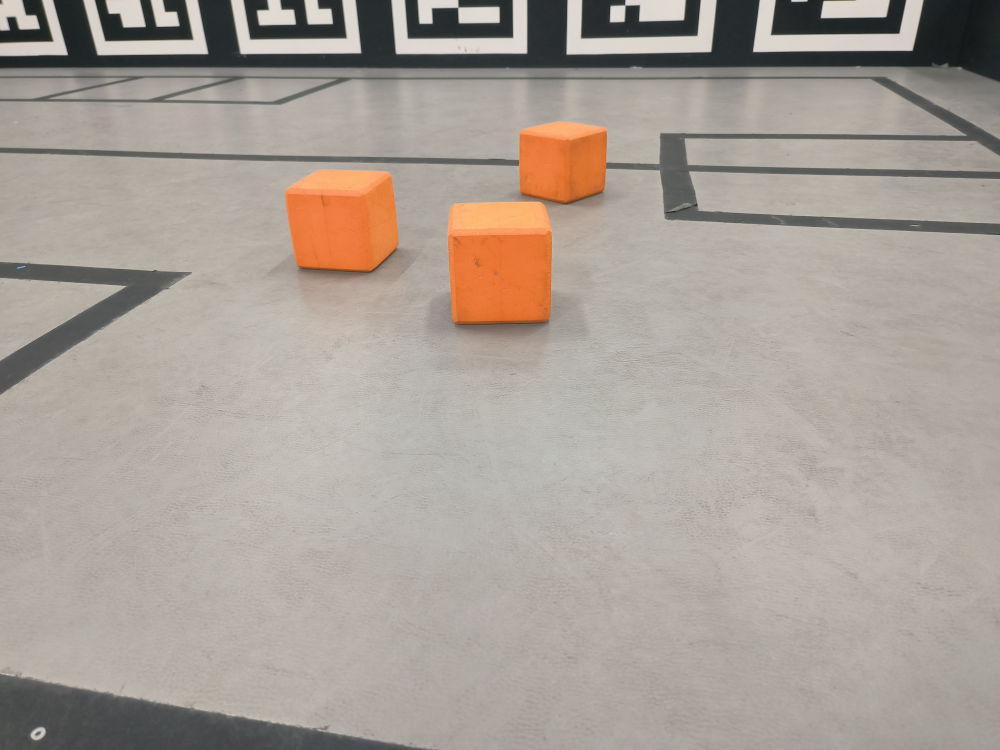
#> input picture robogame/image.jpg, 4000 x 3000 px, given in place of the camera (shown at 1/4 size)
$ python 'gdhsyyds copy.py'
#> lines starting #> are read from the running program, lines starting #| are printed output that depends on the picture; after the words box and inside, x2 and y2 are one past the last pixel; in counts of white or black regions, pixels touching at a corner belong together
import cv2
import numpy as np
import time
import serial
import random
# import binascii

CAMERA_FOCAL_LENGTH = 800  # 像素焦距
REAL_BLOCK_SIZE = 10  # 方块的真实大小，单位为厘米

AIM_FAILED = 0
AIM_SUCCEED = 1

INVOLVE_TIME = 2  # 方块进入车内的时间，单位s
FIRE_TIME = 2  # 发射时间，单位s

LOCAL_0 = 150
SPEED_LR_M = 0.5 # 左右中速移动速度，单位为cm/s

REFRESH_TIME = 10  # 刷新时间，单位s

# 设置串口参数
ser = serial.Serial('/dev/ttyUSB0', 115200)  # 选择串口（Windows: 'COM3' 等，Linux: '/dev/ttyUSB0' 等）
ser_1 = serial.Serial('COM3', 115200)  # 选择串口（Windows: 'COM3' 等，Linux: '/dev/ttyUSB0' 等）

# 打开摄像头
cap0 = cv2.VideoCapture(0)

if not cap0.isOpened():
    print(f"无法打开摄像头 {0}")

cap1 = cv2.VideoCapture(1)

if not cap1.isOpened():
    print(f"无法打开摄像头 {1}")


# 全局变量用于统计车左移和右移的时间
left_move_time = 0
right_move_time = 0

# 摄像头捕获和处理照片的函数
def capture_and_process(cam_id):
    """
    从指定摄像头ID捕获图像并处理，提取橙色方块中离摄像头最近的方块的方向向量 (x, y)

    参数:
    cam_id: 摄像头ID，0 或 1 表示不同的摄像头

    返回:
    pseudo_distance_vector: 最近方块的中心点坐标与相对摄像头的伪距离向量，如果未找到方块则返回 None
    """

    # 读取图像
    if(cam_id == 0):
        cap = cap0
    elif(cam_id == 1):
        cap = cap1
    else:
        print("摄像头ID错误")
        return

    ret, frame = cap.read()
    if not ret:
        print(f"无法捕获摄像头 {cam_id} 图像")
        return None

    # 转换为HSV并处理图像以找到橙色方块
    hsv = cv2.cvtColor(frame, cv2.COLOR_BGR2HSV)
    lower_orange = np.array([10, 180, 100])
    upper_orange = np.array([20, 255, 255])
    mask = cv2.inRange(hsv, lower_orange, upper_orange)

    # 形态学操作去噪声
    kernel = np.ones((5, 5), np.uint8)
    mask = cv2.morphologyEx(mask, cv2.MORPH_CLOSE, kernel)
    mask = cv2.morphologyEx(mask, cv2.MORPH_OPEN, kernel)

    # 寻找轮廓
    contours, _ = cv2.findContours(mask, cv2.RETR_EXTERNAL, cv2.CHAIN_APPROX_SIMPLE)

    # 初始化最近方块的距离和位置
    min_distance = float('inf')
    nearest_block_center = None
    camera_focal_length = CAMERA_FOCAL_LENGTH  # 假设的焦距，实际需要校准
    real_block_size = REAL_BLOCK_SIZE  # 方块的真实大小，单位为厘米

    # 遍历每个轮廓，找出矩形框并计算距离
    for contour in contours:
        rect = cv2.minAreaRect(contour)
        box = cv2.boxPoints(rect)
        box = np.int32(box)

        # 计算矩形的中心点
        center_x = int(rect[0][0])
        center_y = int(rect[0][1])

        # 计算矩形的宽度和高度（长边和短边）
        width = rect[1][0]
        height = rect[1][1]

        # 假设宽度是方块的实际边长，计算距离
        block_width = max(width, height)
        distance = (real_block_size * camera_focal_length) / block_width

        # 判断是否是最近的方块
        if distance < min_distance:
            min_distance = distance
            nearest_block_center = (center_x, center_y)

        # 在图像上绘制矩形框和中心点
        cv2.drawContours(frame, [box], 0, (0, 255, 0), 2)
        cv2.circle(frame, (center_x, center_y), 5, (0, 0, 255), -1)

    if nearest_block_center is not None:
        # 计算距离向量（假设摄像头在图像中心）
        image_center = (frame.shape[1] // 2, frame.shape[0] // 2)
        pseudo_distance_vector = (nearest_block_center[0] - image_center[0], nearest_block_center[1])

        # 显示处理后的图像
        cv2.imshow(f"Camera {cam_id} - Detected Blocks", frame)
        cv2.waitKey(1)  # 非阻塞显示

        return pseudo_distance_vector
    else:
        return None

def move(direction, speed):
    # global ser
    """
    控制小车移动的函数

    参数:
    direction: 移动方向，'W' 表示前进，'S' 表示后退，'A' 表示向左，'D' 表示向右, '0' 表示停止
    speed: 移动速度，'S' 表示高速，'G' 表示中速，'C' 表示低速
    """

    motion_signal = ['0'] * 6  # 初始化所有字节为 '0'
    motion_signal[0] = '1'  # 第0字节：1表示可以运动

    # 第1字节：移动控制
    motion_signal[1] = direction

    # 第2字节：速度控制
    motion_signal[2] = speed

    # 第3字节：1表示启动发射
    motion_signal[3] = '0'

    # 第4字节：0表示摩擦轮不转
    motion_signal[4] = '0'

    # 第5字节：0表示结束位
    motion_signal[5] = '0'

    signal_str = ''.join(motion_signal)

    sent_time = time.time()
    # ser.write(signal_str.encode())  # 通过串口发送信号
    print(f"发送的运动信号: {signal_str}, 发送时间: {sent_time}")


# [36 lines left out: functions stop, fire, shoot_distance, not called in this run]

def choose_with2eyes():
    '''
    功能：前后两个摄像头搜索目标
    返回：选择的目标的伪方向向量，(x, y)，以及发现它的摄像头的ID
    注意此时(x,y)已经转换为不论前后，已经是前进方向为y正方向，向右为x正方向的坐标系
    '''

    vec1 = capture_and_process(0)  # 摄像头1
    vec2 = capture_and_process(1)  # 摄像头2

    if vec1 is not None and vec2 is None:
        (x, y) = vec1
        return (x, y), 0
    elif vec2 is not None and vec1 is None:
        (x, y) = (-vec2[0],-vec2[1])
        return (x, y), 1
    elif vec1 is not None and vec2 is not None:
        (x1, y1) = vec1
        (x2, y2) = vec2
        if 3*abs(x1) + y1 < 3*abs(x2) + y2:
            (x, y) = (x1, y1)
            return (x, y), 0
        else:
            (x, y) = (- x2, - y2)
            return (x, y), 1
    else:
        print("未能从摄像头获取方向向量")
        return None, None

def chase_with1eye(cam_id):
    '''
    功能：单独一个摄像头搜索目标，节省资源
    返回：选择的目标的伪方向向量，(x, y)
    '''
    vec = capture_and_process(cam_id)

    if vec is None:
        return None

    if(cam_id == 0):
        return vec
    elif(cam_id == 1):
        return (- vec[0],-vec[1])
    else:
        return None

# [32 lines left out: function wander, not called in this run]

def aim():
    '''
    功能：找寻距离最近的方块，进行左右移动
    移动过程中持续拍照检测车与该方块的左右距离
    检测到该距离为一个较小值的时候，停止移动
    返回值：瞄准是否成功(0失败，1成功), 瞄准方块的摄像头编号cam_id
    '''
    global left_move_time, right_move_time

    LR_DISTANCE_THRESHOLD = 20  # 设定的距离阈值，单位px
    vec, cam_id = choose_with2eyes()
    while cam_id is None:
        wander()
        vec, cam_id = choose_with2eyes()
    # if cam_id == 0: # 选择的是摄像头1，即前进方向的摄像头

    lr_distance = vec[0]
    is_aimed = False

    start_time = time.time()
    is_left = False
    while not is_aimed:

        if abs(lr_distance) < LR_DISTANCE_THRESHOLD:
            is_aimed = True
            stop()
        else:
            if lr_distance < 0:
                move('A', 'C')
                start_time = time.time()
                is_left = True
                # left_move_time += time.time() - start_time
            else:
                move('D', 'C')
                start_time = time.time()
                is_left = False
                # right_move_time += time.time() - start_time

            vec = chase_with1eye(cam_id)
            if vec is None: # 丢失目标的简单错误处理
                stop()
                return AIM_FAILED, cam_id
            lr_distance = vec[0]

        if(is_left):
            left_move_time += time.time() - start_time
        else:
            right_move_time += time.time() - start_time


    return AIM_SUCCEED, cam_id

# [83 lines left out: functions rush_and_catch, get_distance_inside, is_block_involved, change, not called in this run]


# 主流程控制函数
def main():
    while True:
        # 寻找最近方块，并通过左右移动瞄准方块，如果瞄准失败则重新寻找并再次瞄准
        aim_result, cam_id = aim()
        if aim_result == AIM_FAILED:
            continue

        # 突进并捕获方块
        rush_and_catch(cam_id)

        # 等待方块进入车内
        time.sleep(INVOLVE_TIME)

        # 判断车内是否有方块，有则发射，无则可能出了点问题，继续寻找
        if is_block_involved():
            if shoot_distance()>150:
                move('D','G')
                time.sleep(2)
                stop()
            elif shoot_distance()<50:

                move('A','G')
                time.sleep(2)
                stop()
            fire(shoot_distance())
        else:
            continue

        time.sleep(FIRE_TIME)
#> this loop made 1 pass
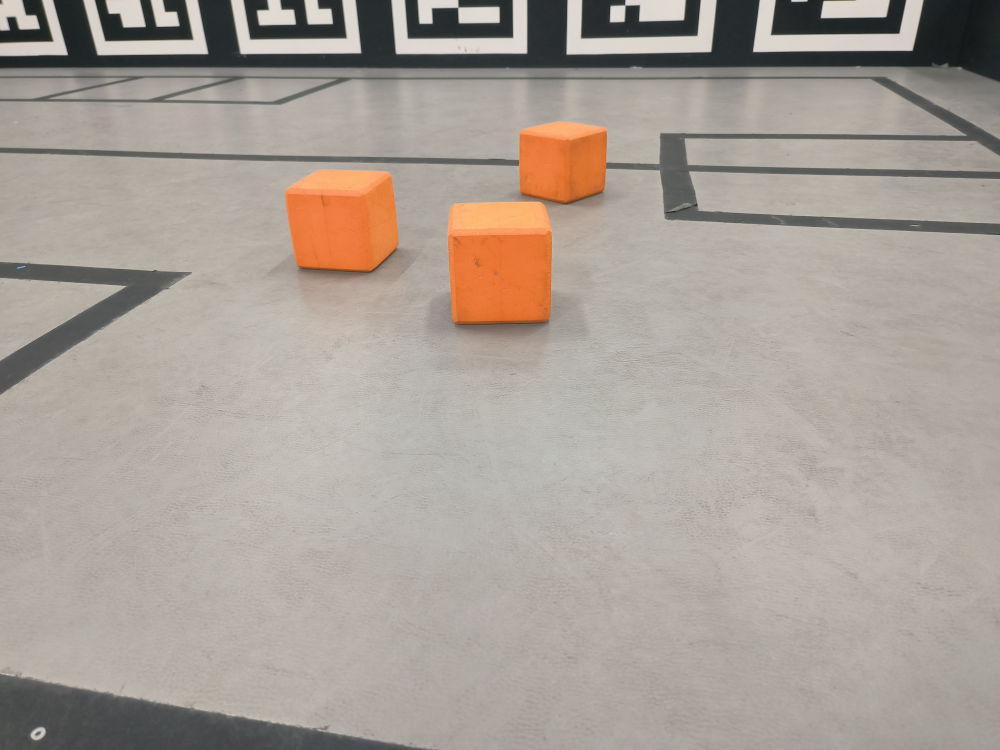
#> input picture robogame/image.jpg, 4000 x 3000 px, given in place of the camera (shown at 1/4 size)
#> pass 1, in capture_and_process, `mask = cv2.inRange(hsv, lower_orange, upper_orange)`:
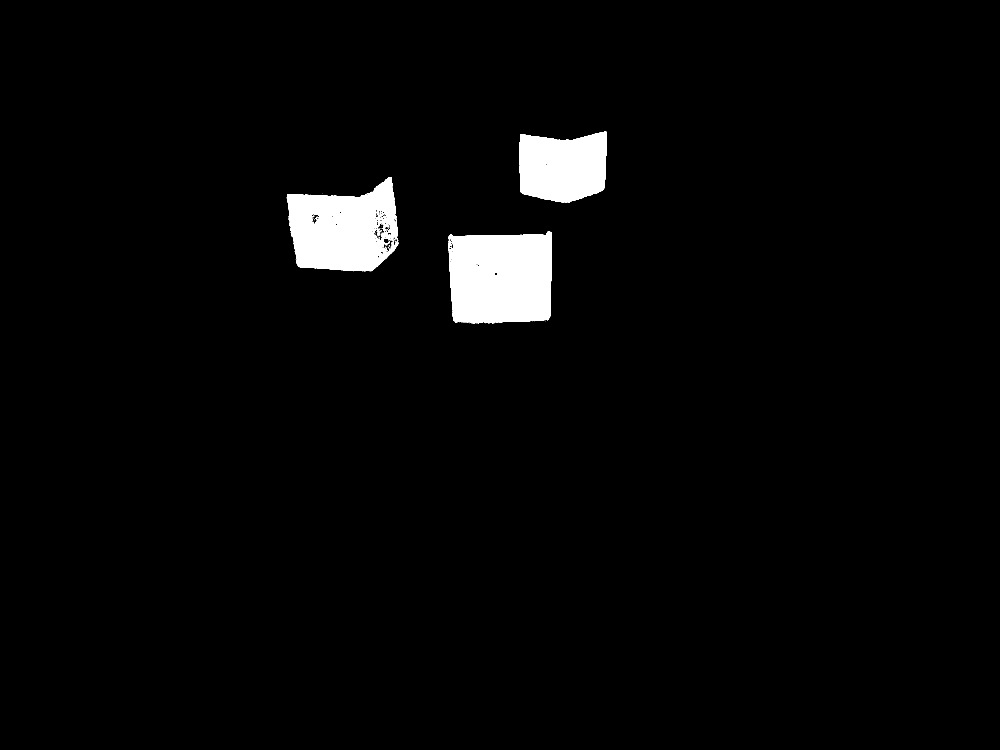
#> mask: shape (3000, 4000) (shown at 1/4 size); 2.8% white; 146 white regions (134 under 20 px), largest, box (x1, y1, x2, y2) and area: (1793, 925, 2207, 1293) 137850, (1146, 708, 1593, 1085) 115080, (2079, 526, 2427, 810) 83224


# 执行主函数
if __name__ == "__main__":
    main()
